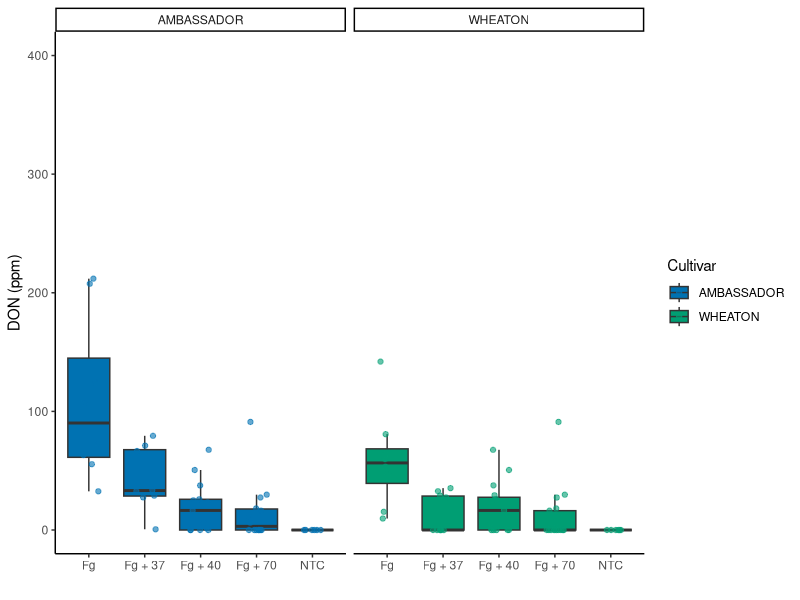

The R source for this figure: (Note: this script raises an error after producing the figure.)
## ---- chunk 1
##### Question 1

# Load libraries
library(dplyr)
library(ggplot2)
library(readr)  

# Read data 
don_data <- read.csv("DON_data.csv", na.strings = "na")
colnames(don_data) <- gsub("\\.", " ", colnames(don_data))
##ambassador
ambassador_ntc <- don_data %>% filter(`Code on vial` %in% c("Glyc  #11", "Glyc  #12", "Glyc  #13", "Glyc  #14", "Glyc  #15", "Glyc  #16", "Glyc  #17"))
ambassador_fg <- don_data %>% filter(`Code on vial` %in% c("Glyc + Fg #1", "Glyc + Fg #2", "Glyc + Fg #3", "Glyc + Fg #4", "Glyc + Fg #5", "Glyc + Fg #6", "Glyc + Fg #7", "Glyc + Fg #8", "Glyc + Fg #9"))
ambassador_37fg <- don_data %>% filter(`Code on vial` %in% c("37 + Fg #7", "37 + Fg #8", "37 + Fg #9", "37 + Fg #10", "37 + Fg #11", "37 + Fg #12", "37 + Fg #13"))
ambassador_40fg <- don_data %>% filter(`Code on vial` %in% c("40 + Fg #1", "40 + Fg #2", "40 + Fg #3", "40 + Fg #4", "40 + Fg #5", "40 + Fg #6", "40 + Fg #7"))
ambassador_70fg <- don_data %>% filter(`Code on vial` %in% c("70 + Fg #1", "70 + Fg #2", "70 + Fg #3", "70 + Fg #4", "70 + Fg #5", "70 + Fg #6", "70 + Fg #7"))

# Extract WHEATON group data
wheaton_ntc <- don_data %>% filter(`Code on vial` %in% c("Glyc  #1", "Glyc  #2", "Glyc  #3", "Glyc  #4", "Glyc  #5", "Glyc  #6"))
wheaton_fg <- don_data %>% filter(`Code on vial` %in% c("Fg #1", "Fg #2", "Fg #3", "Fg #4", "Fg #5", "Fg #6", "Fg #7", "Fg #8"))
wheaton_37fg <- don_data %>% filter(`Code on vial` %in% c("37 + Fg #1", "37 + Fg #2", "37 + Fg #3", "37 + Fg #4", "37 + Fg #5", "37 + Fg #6", "37 + Fg #7", "37 + Fg #13", "37 + Fg #15"))
wheaton_40fg <- don_data %>% filter(`Code on vial` %in% c("40 + Fg #1", "40 + Fg #2", "40 + Fg #3", "40 + Fg #4", "40 + Fg #5", "40 + Fg #6", "40 + Fg #7", "40 + Fg #8", "40 + Fg #9"))
wheaton_70fg <- don_data %>% filter(`Code on vial` %in% c("70 + Fg #1", "70 + Fg #2", "70 + Fg #3", "70 + Fg #4", "70 + Fg #5", "70 + Fg #6", "70 + Fg #7", "70 + Fg #8", "70 + Fg #15", "70 + Fg #20"))

# Merge data and add Cultivar labels
ambassador_ntc$Cultivar <- "AMBASSADOR"
ambassador_fg$Cultivar <- "AMBASSADOR"
ambassador_37fg$Cultivar <- "AMBASSADOR"
ambassador_40fg$Cultivar <- "AMBASSADOR"
ambassador_70fg$Cultivar <- "AMBASSADOR"

wheaton_ntc$Cultivar <- "WHEATON"

wheaton_fg$Cultivar <- "WHEATON"
wheaton_37fg$Cultivar <- "WHEATON"
wheaton_40fg$Cultivar <- "WHEATON"
wheaton_70fg$Cultivar <- "WHEATON"

# Combine all data
combined_data <- bind_rows(ambassador_ntc, ambassador_fg, ambassador_37fg, ambassador_40fg, ambassador_70fg,
                           wheaton_ntc, wheaton_fg, wheaton_37fg, wheaton_40fg, wheaton_70fg)

# Replace "na" with NA and convert DON column to numeric(to adjust y vale) 
combined_data$DON[combined_data$DON == "na"] <- NA
combined_data$DON <- as.numeric(combined_data$DON)

# Remove rows with missing DON values 
combined_data <- combined_data %>% filter(!is.na(DON))

# Change Treatment column's name
combined_data <- combined_data %>%
  mutate(Treatment = case_when(
    Treatment == "Glycerol" ~ "NTC",  # Change Glycerol to NTC
    Treatment == "Glycerol + Fg" ~ "Fg",  # Change Glycerol + Fg to Fg
    TRUE ~ Treatment  # Keep other values unchanged
  ))

# Define blue and green colors
custom_colors <- c("#0072B2", "#009E73")  # Blue and green

# Create the boxplot
DON_plot <- ggplot(combined_data, aes(x=Treatment, y=DON, fill=Cultivar)) +
  geom_boxplot(outlier.shape = NA) +  # Boxplot
  geom_jitter(aes(color=Cultivar), width=0.2, alpha=0.6) +  # Jitter points with transparency 0.6
  scale_fill_manual(values=custom_colors) +  # Fill colors
  scale_color_manual(values=custom_colors) +  # Point colors
  labs(y="DON (ppm)", x="") +  # Axis labels
  theme_classic() +  # Classic theme
  facet_wrap(~Cultivar) +  # Facet by Cultivar
  coord_cartesian(ylim = c(0, 400))  # Set y-axis range from 0 to 400
# Plot 1: save DON figure
ggsave("DON_plot.png", width = 8, height = 6, dpi = 300)
## ---- chunk 2
knitr::include_graphics("DON_plot.png")
## ---- chunk 3
#####Question 2
# Load libraries
library(dplyr)
library(ggplot2)
library(readr)  # For read_csv function

# Read data 
don_data <- read.csv("DON_data.csv", na.strings = "na")
colnames(don_data) <- gsub("\\.", " ", colnames(don_data))
# Extract AMBASSADOR group data
ambassador_ntc <- don_data %>% filter(`Code on vial` %in% c("Glyc  #11", "Glyc  #12", "Glyc  #13", "Glyc  #14", "Glyc  #15", "Glyc  #16", "Glyc  #17"))
ambassador_fg <- don_data %>% filter(`Code on vial` %in% c("Glyc + Fg #1", "Glyc + Fg #2", "Glyc + Fg #3", "Glyc + Fg #4", "Glyc + Fg #5", "Glyc + Fg #6", "Glyc + Fg #7", "Glyc + Fg #8", "Glyc + Fg #9"))
ambassador_37fg <- don_data %>% filter(`Code on vial` %in% c("37 + Fg #7", "37 + Fg #8", "37 + Fg #9", "37 + Fg #10", "37 + Fg #11", "37 + Fg #12", "37 + Fg #13"))
ambassador_40fg <- don_data %>% filter(`Code on vial` %in% c("40 + Fg #1", "40 + Fg #2", "40 + Fg #3", "40 + Fg #4", "40 + Fg #5", "40 + Fg #6", "40 + Fg #7"))
ambassador_70fg <- don_data %>% filter(`Code on vial` %in% c("70 + Fg #1", "70 + Fg #2", "70 + Fg #3", "70 + Fg #4", "70 + Fg #5", "70 + Fg #6", "70 + Fg #7"))

# Extract WHEATON group data
wheaton_ntc <- don_data %>% filter(`Code on vial` %in% c("Glyc  #1", "Glyc  #2", "Glyc  #3", "Glyc  #4", "Glyc  #5", "Glyc  #6"))
wheaton_fg <- don_data %>% filter(`Code on vial` %in% c("Fg #1", "Fg #2", "Fg #3", "Fg #4", "Fg #5", "Fg #6", "Fg #7", "Fg #8"))
wheaton_37fg <- don_data %>% filter(`Code on vial` %in% c("37 + Fg #1", "37 + Fg #2", "37 + Fg #3", "37 + Fg #4", "37 + Fg #5", "37 + Fg #6", "37 + Fg #7", "37 + Fg #13", "37 + Fg #15"))
wheaton_40fg <- don_data %>% filter(`Code on vial` %in% c("40 + Fg #1", "40 + Fg #2", "40 + Fg #3", "40 + Fg #4", "40 + Fg #5", "40 + Fg #6", "40 + Fg #7", "40 + Fg #8", "40 + Fg #9"))
wheaton_70fg <- don_data %>% filter(`Code on vial` %in% c("70 + Fg #1", "70 + Fg #2", "70 + Fg #3", "70 + Fg #4", "70 + Fg #5", "70 + Fg #6", "70 + Fg #7", "70 + Fg #8", "70 + Fg #15", "70 + Fg #20"))

# Merge data and add Cultivar labels
ambassador_ntc$Cultivar <- "AMBASSADOR"
ambassador_fg$Cultivar <- "AMBASSADOR"
ambassador_37fg$Cultivar <- "AMBASSADOR"
ambassador_40fg$Cultivar <- "AMBASSADOR"
ambassador_70fg$Cultivar <- "AMBASSADOR"

wheaton_ntc$Cultivar <- "WHEATON"
wheaton_fg$Cultivar <- "WHEATON"
wheaton_37fg$Cultivar <- "WHEATON"
wheaton_40fg$Cultivar <- "WHEATON"
wheaton_70fg$Cultivar <- "WHEATON"

# Combine all data
combined_data <- bind_rows(ambassador_ntc, ambassador_fg, ambassador_37fg, ambassador_40fg, ambassador_70fg,
                           wheaton_ntc, wheaton_fg, wheaton_37fg, wheaton_40fg, wheaton_70fg)

# Replace "na" with NA and convert DON column to numeric
combined_data$DON[combined_data$DON == "na"] <- NA
combined_data$DON <- as.numeric(combined_data$DON)

# Remove rows with missing DON values 
combined_data <- combined_data %>% filter(!is.na(DON))

# Modify Treatment column values
combined_data <- combined_data %>%
  mutate(Treatment = case_when(
    Treatment == "Glycerol" ~ "NTC",  # Change Glycerol to NTC
    Treatment == "Glycerol + Fg" ~ "Fg",  # Change Glycerol + Fg to fg
    TRUE ~ Treatment  # Keep other values unchanged
  ))

# Change the factor order of Treatment
combined_data$Treatment <- factor(combined_data$Treatment, 
                                  levels = c("NTC", "Fg", "Fg + 37", "Fg + 40", "Fg + 70"))

# Define blue and green colors
custom_colors <- c("#0072B2", "#009E73")  # Blue and green

# Create the boxplot
ggplot(combined_data, aes(x=Treatment, y=DON, fill=Cultivar)) +
  geom_boxplot(outlier.shape = NA) +  # Boxplot
  geom_jitter(aes(color=Cultivar), width=0.2, alpha=0.6) +  # Jitter points with transparency 0.6
  scale_fill_manual(values=custom_colors) +  # Fill colors
  scale_color_manual(values=custom_colors) +  # Point colors
  labs(y="DON (ppm)", x="") +  # Axis labels
  theme_classic() +  # Classic theme
  facet_wrap(~Cultivar) +  # Facet by Cultivar
  coord_cartesian(ylim = c(0, 400))  # Set y-axis range from 0 to 400


#####Question 3

# Load required libraries
library(dplyr)
library(ggplot2)
library(readr)  # For read_csv function

# Read data

mycotoxin_data <- read.csv("MycotoxinData.csv", na.strings = "na")



# Check column names
print(colnames(mycotoxin_data))

# Filter data for Cultivar Wheaton and Ambassador, and Treatment Fg, Fg + 37, Fg + 40, Fg + 70, NTC
filtered_data <- mycotoxin_data %>%
  filter(Cultivar %in% c("Wheaton", "Ambassador") &
           Treatment %in% c("Fg", "Fg + 37", "Fg + 40", "Fg + 70", "NTC"))

# Replace "na" with NA and convert 15ADON and MassperSeed_mg columns to numeric
filtered_data$`X15ADON`[filtered_data$`15ADON` == "na"] <- NA
filtered_data$`X15ADON` <- as.numeric(filtered_data$`X15ADON`)

filtered_data$MassperSeed_mg[filtered_data$MassperSeed_mg == "na"] <- NA
filtered_data$MassperSeed_mg <- as.numeric(filtered_data$MassperSeed_mg)

# Remove rows with missing values in 15ADON or MassperSeed_mg
filtered_data <- filtered_data %>%
  filter(!is.na(`X15ADON`)) %>%
  filter(!is.na(MassperSeed_mg))

# Ensure Treatment is a factor and set desired order
filtered_data$Treatment <- factor(filtered_data$Treatment, 
                                  levels = c("NTC", "Fg", "Fg + 37", "Fg + 40", "Fg + 70"))

# Define blue and green colors
custom_colors <- c("#0072B2", "#009E73")  # Blue and green

# Plot 1: Boxplot for 15ADON with Fg + 70 added
if ("X15ADON" %in% colnames(filtered_data)) {
  colnames(filtered_data)[colnames(filtered_data) == "X15ADON"] <- "15ADON"
}
plot_15adon <- ggplot(filtered_data, aes(x=Treatment, y=`15ADON`, fill=Cultivar)) +
  geom_boxplot(outlier.shape = NA) + 
  geom_jitter(aes(color=Cultivar), width=0.2, alpha=0.6) + 
  scale_fill_manual(values=custom_colors) + 
  scale_color_manual(values=custom_colors) + 
  labs(y="15ADON", x="Treatment") + 
  theme_classic() + 
  facet_wrap(~Cultivar) + 
  coord_cartesian(ylim = c(0, max(filtered_data$`15ADON`, na.rm = TRUE)))

# Save updated 15ADON figure
ggsave("plot_15adon.png", plot = plot_15adon, width = 8, height = 6, dpi = 300)
## ---- chunk 4
knitr::include_graphics("plot_15adon.png")
## ---- chunk 5
mass_per_seed_plot <- ggplot(filtered_data, aes(x=Treatment, y=MassperSeed_mg, fill=Cultivar)) +
  geom_boxplot(outlier.shape = NA) + 
  geom_jitter(aes(color=Cultivar), width=0.2, alpha=0.6) + 
  scale_fill_manual(values=custom_colors) + 
  scale_color_manual(values=custom_colors) + 
  labs(y="Seed Mass (mg)", x="Treatment") + 
  theme_classic() + 
  facet_wrap(~Cultivar) + 
  coord_cartesian(ylim = c(0, max(filtered_data$MassperSeed_mg, na.rm = TRUE)))

# Save updated MassperSeed_mg figure
ggsave("mass_per_seed_plot_updated.png", plot = mass_per_seed_plot, width = 8, height = 6, dpi = 300)
## ---- chunk 6
knitr::include_graphics("mass_per_seed_plot_updated.png")
## ---- chunk 7
library(ggpubr)

# Use ggarrange to combine the plots
combined_plot <- ggarrange(
  DON_plot,          
  plot_15adon,     
  mass_per_seed_plot, 
  ncol = 3, nrow = 1,
  labels = c("A", "B", "C"),
  common.legend = TRUE,
  legend = "bottom"
)



# Display the combined plot
print(combined_plot)

# Save the combined plot as a PNG file
ggsave("combined_plot.png", plot = combined_plot, width = 16, height = 6, dpi = 300)




###quuetion 5
## #Add t-test significance markers to plot 1
DON_plot_ttest <- DON_plot +
  geom_pwc(
    aes(group = Treatment),          # Grouping variable for pairwise comparison
    method = "t_test",               # Perform t-test
    label = "{p.adj.format}{p.adj.signif}",  # Display adjusted p-value and significance stars
    p.adjust.method = "bonferroni"   # Adjust p-values using Bonferroni correction
  )


# Save the updated plot with t-test results
ggsave("DON_plot_with_geom_pwc.png", plot = DON_plot_ttest, width = 8, height = 6, dpi = 300)



#Add t-test significance markers to plot 2
plot_15adon_ttest <- plot_15adon +
  geom_pwc(
    aes(group = Treatment),          # Grouping variable for pairwise comparison
    method = "t_test",               # Perform t-test
    label = "{p.adj.format}{p.adj.signif}",  # Display adjusted p-value and significance stars
    p.adjust.method = "bonferroni"   # Adjust p-values using Bonferroni correction
  )


# Save the updated plot with t-test results
ggsave("plot_15adon_with_ttest.png", plot = plot_15adon_ttest, width = 8, height = 6, dpi = 300)

#Add t-test significance markers to plot 3
mass_per_seed_plot_ttest <- mass_per_seed_plot +
  geom_pwc(
    aes(group = Treatment),          # Grouping variable for pairwise comparison
    method = "t_test",               # Perform t-test
    label = "{p.adj.format}{p.adj.signif}",  # Display adjusted p-value and significance stars
    p.adjust.method = "bonferroni"   # Adjust p-values using Bonferroni correction
  )




#Save the updated plot with t-test results
ggsave("mass_per_seed_plot_with_ttest.png", plot = mass_per_seed_plot_ttest, width = 8, height = 6, dpi = 300)

# Use ggarrange to combine the plots
combined__with_ttestplot <- ggarrange(
  DON_plot_ttest,          
  plot_15adon_ttest,     
  mass_per_seed_plot_ttest, 
  ncol = 3, nrow = 1,
  labels = c("A", "B", "C"),
  common.legend = TRUE,
  legend = "bottom"
)
# Display the combined plot
print(combined__with_ttestplot)

# Save the combined plot as a PNG file
ggsave("combined__with_ttestplot.png", plot = combined__with_ttestplot, width = 8, height = 6, dpi = 300)

## ---- chunk 8
knitr::include_graphics("combined__with_ttestplot.png")
